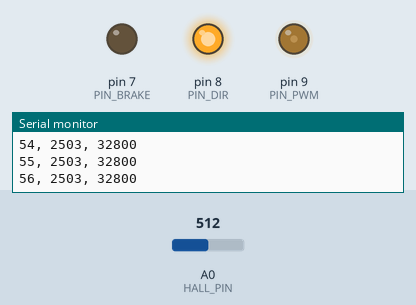
Bench run of a sketch on a simulated Arduino Uno, built with avr-gcc and run on an emulated ATmega328P. Shown: output pins drawn as LEDs (lit = HIGH), the last lines printed to the serial monitor. Inputs (shaded band) come from the test bench; at power-on: A0 (HALL_PIN) = 512.

Above: at 1.2 s.
1.3 s: A0 (HALL_PIN) set to 0
At 2.31 s:
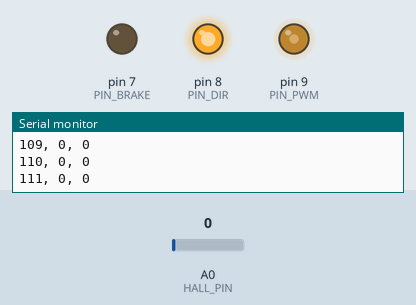
4.3 s: A0 (HALL_PIN) set to 122
At 4.46 s:
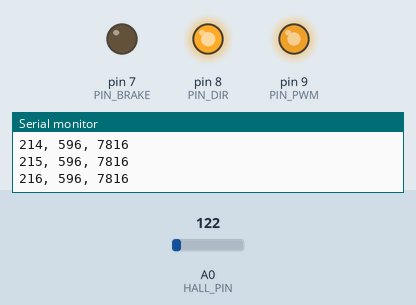
Timing chart, 0 to 13.3 s (numbered marks = the images above; inputs shaded):
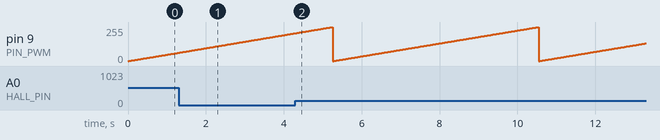

The sketch:

calibrate_coil.ino
```cpp
/*
 * calibrate_coil.ino -- stream (PWM, Hall) pairs for the B_coil(u) curve.
 *
 * Powers on and immediately sweeps the PWM duty 0..255 (one count at a time),
 * averaging 1000 Hall samples at each step, and prints one line per duty:
 *      <uuu>, <vvv>, <rrrrr>
 *          uuu   = PWM duty (0..255)
 *          vvv   = Hall output (mV)
 *          rrrrr = averaged ADC normalized to 16-bit full scale (0..65535). The
 *                  ADC is 10-bit; averaging HALL_AVG samples yields sub-LSB
 *                  resolution, which this 16-bit form preserves (raw counts*64.06).
 * After reaching 255 it wraps back to 0 and repeats forever. PuTTY logs it to CSV.
 *
 * ***  NO magnet anywhere near the rig  ***  -- the Hall must see only the coil
 * field. Wiring: SS49EUA OUT -> A0; LMD18200 PWM=9, DIR=8, BRAKE=7. Serial @115200.
 */
#include <Arduino.h>

static const uint8_t HALL_PIN = A0;
static const uint16_t HALL_AVG  = 1000;    // Hall samples averaged per duty (also washes out PWM ripple)
static const uint16_t SETTLE_MS = 5;       // let coil current settle after each step
static const uint8_t PIN_PWM = 9, PIN_DIR = 8, PIN_BRAKE = 7;

static float g_vccMv = 5000.0f;            // measured Vcc (mV), for count->mV

// ---- Fast ADC ----
static inline uint16_t adcRead() {
  ADCSRA |= _BV(ADSC);
  while (ADCSRA & _BV(ADSC)) {}
  return ADC;
}
static void adcSetupFast() {
  ADMUX  = _BV(REFS0) | (HALL_PIN - A0);
  ADCSRA = _BV(ADEN) | _BV(ADPS2);         // /16, ~77 kSPS
  adcRead(); adcRead();
}
static long readVccmV() {
  ADMUX = _BV(REFS0) | _BV(MUX3) | _BV(MUX2) | _BV(MUX1);
  delay(2); adcRead();
  uint16_t adc = adcRead();
  long vcc = (adc > 0) ? (1125300L / adc) : 0;
  ADMUX = _BV(REFS0) | (HALL_PIN - A0);
  adcRead(); adcRead();
  return vcc;
}
static float hallMeanCount(uint16_t n) {   // 0..1023, sub-LSB from averaging
  uint32_t sum = 0;
  for (uint16_t i = 0; i < n; i++) sum += adcRead();
  return (float)sum / n;
}

void setup() {
  Serial.begin(115200);

  pinMode(PIN_PWM, OUTPUT); pinMode(PIN_DIR, OUTPUT); pinMode(PIN_BRAKE, OUTPUT);
  digitalWrite(PIN_DIR, HIGH);     // fixed attraction polarity
  digitalWrite(PIN_BRAKE, LOW);    // released -> coil can drive
  analogWrite(PIN_PWM, 0);

  adcSetupFast();
  g_vccMv = readVccmV();
}

void loop() {
  for (uint16_t u = 0; u <= 255; u++) {
    analogWrite(PIN_PWM, (uint8_t)u);
    delay(SETTLE_MS);
    float mean   = hallMeanCount(HALL_AVG);
    int   mv     = (int)(mean * g_vccMv / 1023.0f + 0.5f);
    uint16_t adc16 = (uint16_t)(mean / 1023.0f * 65535.0f + 0.5f);
    Serial.print(u);   Serial.print(F(", "));
    Serial.print(mv);  Serial.print(F(", "));
    Serial.println(adc16);
  }
  // wraps back to 0 on the next loop() iteration
}
```

Measured:
- by itself, pin 9 (PIN_PWM): ramps from 0/255 to 255/255 and jumps back, once every 5.3 s
